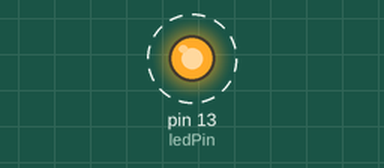
Recording of a sketch running on a simulated Arduino Uno, built with avr-gcc and run on an emulated ATmega328P. On the bench: output pins drawn as LEDs (lit = HIGH). Dashed ring = blinking.

Above: at 0.05 s.
Timing chart, 0 to 3.0 s (numbered marks = the images above):
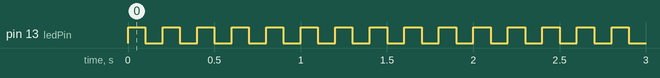

The sketch:

lesson01.ino
```cpp
int ledPin = 13;
int waitTimeOn = 100;
int waitTimeOff = 100;

void setup() {
  pinMode(ledPin, OUTPUT);
}

void loop() {
  digitalWrite(ledPin, HIGH);
  delay(waitTimeOn);
  digitalWrite(ledPin, LOW);
  delay(waitTimeOff);
}
```

Measured:
- by itself, pin 13 (ledPin): alternates HIGH for 0.10 s and LOW for 0.10 s
